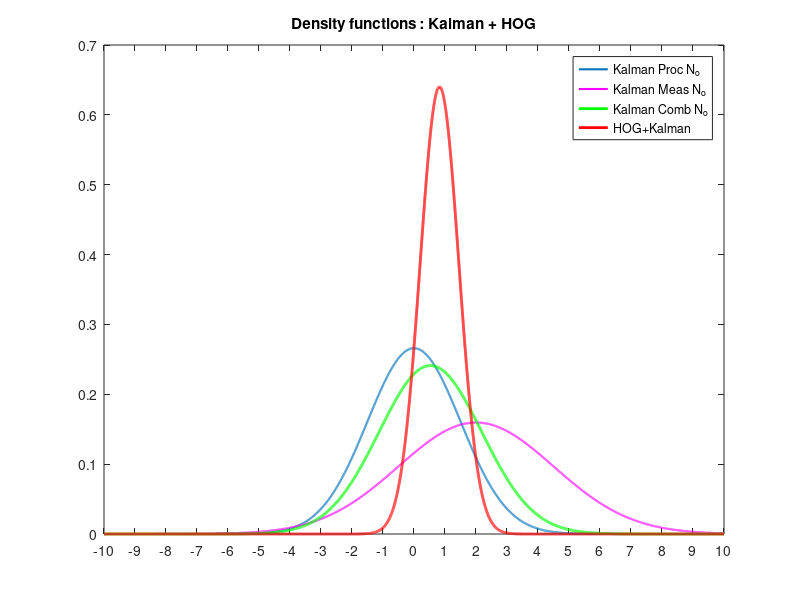

Write MATLAB code to recreate this figure.
clear all
clc
mu1 = 0;        m1=num2str(mu1);    % Process Noise
sigma1 = 1.5;   s1=num2str(sigma1);
mu2 = 2;        m2=num2str(mu2);    % Measurement Noise
sigma2 = 2.5;   s2=num2str(sigma2);
mu3 = 1;     m3=num2str(mu3);       % HOG Mean
sigma3 = 1;  s3=num2str(sigma3);    % HOG Variance
s1sq = sigma1^2; s2sq = sigma2^2;  s3sq = sigma3^2;
% KALMAN Combination of Gaussians shown below
meanK = (mu1*s2sq + mu2*s1sq) / (s1sq + s2sq); % Mean for Kalman
sK2 = (s1sq*s2sq) / (s1sq + s2sq);             % Sigma^2 for Kalman
sK=sqrt(sK2);                                  % Sigma for Kalman
mucomb = num2str(meanK);  scomb=num2str(sK2);
% 
mKH = (mu3*sK2 + meanK*s3sq) / (s3sq + sK2);   % Mean for HOG_Kalman
sKH2 = (s3sq*sK2) / (s3sq + sK2);              % Sigma^2 for HOG_Kal
sKH = sqrt(sKH2);                              % Sigma for HOG_Kalman
mucombHOGkalman = num2str(mKH);  scomb1=num2str(sK2);
%%%%%%%%%%%%%%%%%%%%%%%%%%%%%%%%%%%%%%%%%%%%%%%%%%%%%%%%%%%%%%%%
x = -4*sigma2:1e-3:4*sigma2; 
y1 = pdf('normal', x, mu1, sigma1);
y2 = pdf('normal', x, mu2, sigma2);
y3 = pdf('normal', x, meanK, sK2);
y4 = pdf('normal', x, mKH, sKH2);
plot(x, y1,'LineWidth',1.5)
hold on 
plot(x, y2,'m','LineWidth',1.5)
plot(x, y3,'g','LineWidth', 2)
plot(x, y4,'r', 'LineWidth', 2)
% legend(['\mu_1=' m1 '  \sigma_1=' s1],['\mu_2=' m2 '  \sigma_2=' s2], ...
%        ['\mu_3=' mucomb '  \sigma_3=' scomb]) ;
   legend('Kalman Proc N_o','Kalman Meas N_o', ...
       'Kalman Comb N_o', 'HOG+Kalman') ;
title('Density functions : Kalman + HOG')
xticks([-4*sigma2:1:4*sigma2]);
str = sprintf(['Mean1 = %1.2f  Sigma1 = %1.2f \nMean2 = %1.2f' ...
 '   Sigma2 = %1.2f\nHOG Mean = %1.2f   HOG Sigma = %1.2f  \n\n' ... 
 'Kalman Mean =    %1.2f     Kalman Sigma =    %1.2f' ...
 '  \nHogKalman Mean = %1.2f     HogKalman Sigma = %1.2f'],mu1, ...
     sigma1,mu2,sigma2,mu3,sigma3,meanK,sK,mKH,sKH) 
   


